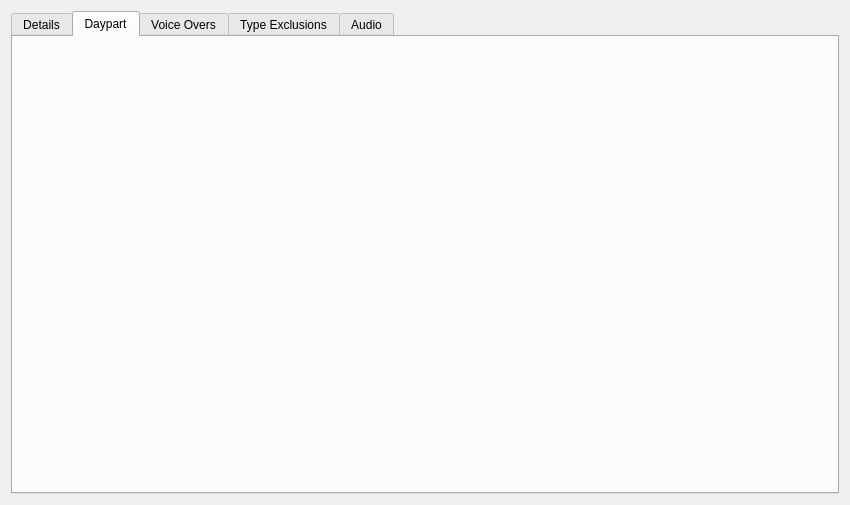
<?xml version="1.0" encoding="UTF-8"?>
<ui version="4.0">
 <class>SpotForm</class>
 <widget class="QWidget" name="SpotForm">
  <property name="geometry">
   <rect>
    <x>0</x>
    <y>0</y>
    <width>850</width>
    <height>505</height>
   </rect>
  </property>
  <property name="minimumSize">
   <size>
    <width>650</width>
    <height>250</height>
   </size>
  </property>
  <property name="windowTitle">
   <string>Form</string>
  </property>
  <layout class="QVBoxLayout" name="verticalLayout_8">
   <item>
    <widget class="QTabWidget" name="tabWidget">
     <property name="currentIndex">
      <number>1</number>
     </property>
     <widget class="QWidget" name="tabDetails">
      <attribute name="title">
       <string>Details</string>
      </attribute>
      <layout class="QVBoxLayout" name="verticalLayout_7">
       <item>
        <layout class="QGridLayout" name="gridLayout">
         <item row="4" column="0">
          <widget class="QLabel" name="label_4">
           <property name="text">
            <string>Client:</string>
           </property>
          </widget>
         </item>
         <item row="1" column="1">
          <widget class="QDoubleSpinBox" name="edtSpotDuration">
           <property name="sizePolicy">
            <sizepolicy hsizetype="Fixed" vsizetype="Fixed">
             <horstretch>0</horstretch>
             <verstretch>0</verstretch>
            </sizepolicy>
           </property>
           <property name="minimumSize">
            <size>
             <width>100</width>
             <height>0</height>
            </size>
           </property>
          </widget>
         </item>
         <item row="1" column="0">
          <widget class="QLabel" name="label_2">
           <property name="text">
            <string>Spot Duration:</string>
           </property>
          </widget>
         </item>
         <item row="0" column="1">
          <widget class="QLineEdit" name="edtName"/>
         </item>
         <item row="4" column="1">
          <widget class="QLineEdit" name="edtClient">
           <property name="readOnly">
            <bool>true</bool>
           </property>
          </widget>
         </item>
         <item row="0" column="0">
          <widget class="QLabel" name="label">
           <property name="text">
            <string>Spot Title:</string>
           </property>
          </widget>
         </item>
         <item row="3" column="1">
          <widget class="QComboBox" name="cbBrands"/>
         </item>
         <item row="2" column="0">
          <widget class="QLabel" name="label_3">
           <property name="text">
            <string>Real Duration (ms):</string>
           </property>
          </widget>
         </item>
         <item row="3" column="0">
          <widget class="QLabel" name="label_5">
           <property name="text">
            <string>Brand:</string>
           </property>
          </widget>
         </item>
         <item row="2" column="1">
          <widget class="QSpinBox" name="edtRealDuration">
           <property name="sizePolicy">
            <sizepolicy hsizetype="Fixed" vsizetype="Fixed">
             <horstretch>0</horstretch>
             <verstretch>0</verstretch>
            </sizepolicy>
           </property>
           <property name="minimumSize">
            <size>
             <width>100</width>
             <height>0</height>
            </size>
           </property>
          </widget>
         </item>
        </layout>
       </item>
       <item>
        <spacer name="verticalSpacer">
         <property name="orientation">
          <enum>Qt::Vertical</enum>
         </property>
         <property name="sizeHint" stdset="0">
          <size>
           <width>20</width>
           <height>40</height>
          </size>
         </property>
        </spacer>
       </item>
      </layout>
     </widget>
     <widget class="QWidget" name="tabDaypart">
      <attribute name="title">
       <string>Daypart</string>
      </attribute>
      <layout class="QVBoxLayout" name="verticalLayout_3">
       <item>
        <layout class="QHBoxLayout" name="horizontalLayout_2" stretch="0,0">
         <property name="sizeConstraint">
          <enum>QLayout::SetNoConstraint</enum>
         </property>
         <item>
          <layout class="QVBoxLayout" name="vlTimeBand"/>
         </item>
         <item>
          <layout class="QVBoxLayout" name="vlDaypart"/>
         </item>
        </layout>
       </item>
       <item>
        <layout class="QHBoxLayout" name="hlDOW"/>
       </item>
       <item>
        <spacer name="verticalSpacer_2">
         <property name="orientation">
          <enum>Qt::Vertical</enum>
         </property>
         <property name="sizeHint" stdset="0">
          <size>
           <width>20</width>
           <height>40</height>
          </size>
         </property>
        </spacer>
       </item>
      </layout>
     </widget>
     <widget class="QWidget" name="tabVoiceOver">
      <attribute name="title">
       <string>Voice Overs</string>
      </attribute>
      <layout class="QVBoxLayout" name="verticalLayout_4">
       <item>
        <layout class="QVBoxLayout" name="vlVoiceOver"/>
       </item>
      </layout>
     </widget>
     <widget class="QWidget" name="tabTypeEx">
      <attribute name="title">
       <string>Type Exclusions</string>
      </attribute>
      <layout class="QVBoxLayout" name="verticalLayout">
       <item>
        <layout class="QVBoxLayout" name="vlTypeEx"/>
       </item>
      </layout>
     </widget>
     <widget class="QWidget" name="tabAudio">
      <attribute name="title">
       <string>Audio</string>
      </attribute>
      <layout class="QVBoxLayout" name="verticalLayout_2">
       <item>
        <layout class="QVBoxLayout" name="vlSpotAudio"/>
       </item>
      </layout>
     </widget>
    </widget>
   </item>
  </layout>
 </widget>
 <resources/>
 <connections/>
</ui>
